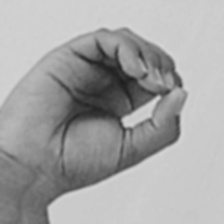
#> input picture data/preaugmentation/0/S03_0-9_0018.jpg, 224 x 224 px; its folder holds only this picture in this run
$ python augmentation.py
#> lines starting #> are read from the running program, lines starting #| are printed output that depends on the picture
# augmentation.py
import os
import cv2
import csv
import random
import numpy as np
from glob import glob

# Input / Output
input_folder = "./data/preaugmentation"
output_folder = "./data/augmented"
annotations_file = "./data/augmented_annotations.csv"

os.makedirs(output_folder, exist_ok=True)

# Create CSV header
with open(annotations_file, mode="w", newline="") as f:
    writer = csv.writer(f)
    writer.writerow(["class_label", "original_filename", "augmented_filename"])

# --- Augmentation functions ---

def random_rotation(image):
    angle = random.uniform(-15, 15)
    h, w = image.shape[:2]
    M = cv2.getRotationMatrix2D((w/2, h/2), angle, 1)
    return cv2.warpAffine(image, M, (w, h), borderMode=cv2.BORDER_REFLECT)

def horizontal_flip(image):
    return cv2.flip(image, 1)

def random_brightness_contrast(image):
    alpha = random.uniform(0.7, 1.3)  # contrast
    beta = random.uniform(-40, 40)    # brightness
    return cv2.convertScaleAbs(image, alpha=alpha, beta=beta)

def random_zoom_translation(image):
    h, w = image.shape[:2]
    zoom_factor = random.uniform(1.0, 1.2)  # up to 20% zoom
    new_w, new_h = int(w * zoom_factor), int(h * zoom_factor)

    resized = cv2.resize(image, (new_w, new_h))
    x_start = random.randint(0, max(new_w - w, 0))
    y_start = random.randint(0, max(new_h - h, 0))
    cropped = resized[y_start:y_start+h, x_start:x_start+w]

    if cropped.shape[0] < h or cropped.shape[1] < w:
        cropped = cv2.resize(cropped, (w, h))

    return cropped

def add_noise(image):
    noise = np.random.normal(0, 20, image.shape).astype(np.int16)
    noisy = np.clip(image.astype(np.int16) + noise, 0, 255).astype(np.uint8)
    return noisy

def augment_image(img):
    transforms = [
        random_rotation,
        horizontal_flip,
        random_brightness_contrast,
        random_zoom_translation,
        add_noise
    ]
    # Randomly pick one transform per augmentation
    return random.choice(transforms)(img)

# --- Process each class folder ---
for class_folder in os.listdir(input_folder):
    class_path = os.path.join(input_folder, class_folder)
    if not os.path.isdir(class_path):
        continue

    # Output subfolder
    output_class_folder = os.path.join(output_folder, class_folder)
    os.makedirs(output_class_folder, exist_ok=True)

    # Process all images
    images = glob(os.path.join(class_path, "*.jpg")) + glob(os.path.join(class_path, "*.png"))

    for img_path in images:
        img_name = os.path.basename(img_path)
        img = cv2.imread(img_path)
#> img is the input picture: shape (224, 224, 3); min 30, max 215, mean 164.2

        if img is None:
            print(f"⚠️ Skipping unreadable image: {img_path}")
            continue

        # Generate 50 augmented images
        for i in range(50):
            aug_img = augment_image(img)
            aug_filename = f"{os.path.splitext(img_name)[0]}_aug{i+1:03d}.jpg"
            aug_path = os.path.join(output_class_folder, aug_filename)

            cv2.imwrite(aug_path, aug_img)

            # Save annotation
            with open(annotations_file, mode="a", newline="") as f:
                writer = csv.writer(f)
                writer.writerow([class_folder, img_name, aug_filename])
#> this loop made 50 passes
#> pass 1, in random_zoom_translation, `cropped = resized[y_start:y_start+h, x_start:x_start+w]`:
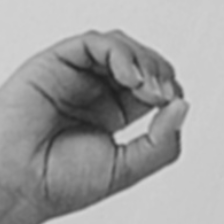
#> cropped: shape (224, 224, 3); min 30, max 214, mean 158.3
#> pass 2, `aug_img = augment_image(img)`:
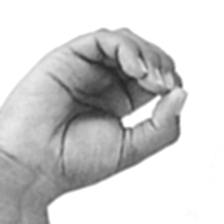
#> aug_img: shape (224, 224, 3); min 37, max 255, mean 206.6

    print(f"✅ Finished class {class_folder}: {len(images)*50} augmented images saved to {output_class_folder}")
#| ✅ Finished class 0: 50 augmented images saved to ./data/augmented/0
#> pass 2 of the loop `for class_folder in os.listdir(input_folder):`:
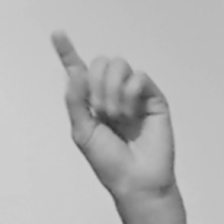
#> input picture data/preaugmentation/1/S02_0-9_0074.jpg, 224 x 224 px
#> img is the input picture: shape (224, 224, 3); min 50, max 207, mean 181.1
#> the loop `for i in range(50):` made 50 passes
#> pass 1, in add_noise (call 13), `noisy = np.clip(image.astype(np.int16) + noise, 0, 255).astype(np.uint8)`:
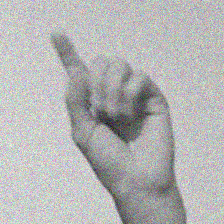
#> noisy: shape (224, 224, 3); mean B, G, R 181.2, 181.3, 181.3
#> pass 3, `aug_img = augment_image(img)`:
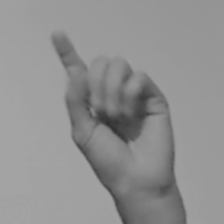
#> aug_img: shape (224, 224, 3); min 46, max 164, mean 144.7
#| ✅ Finished class 1: 150 augmented images saved to ./data/augmented/1

print("\n🎉 Augmentation completed!")
print(f"➡ Augmented dataset saved to '{output_folder}/'")
print(f"➡ Metadata saved to '{annotations_file}'")
